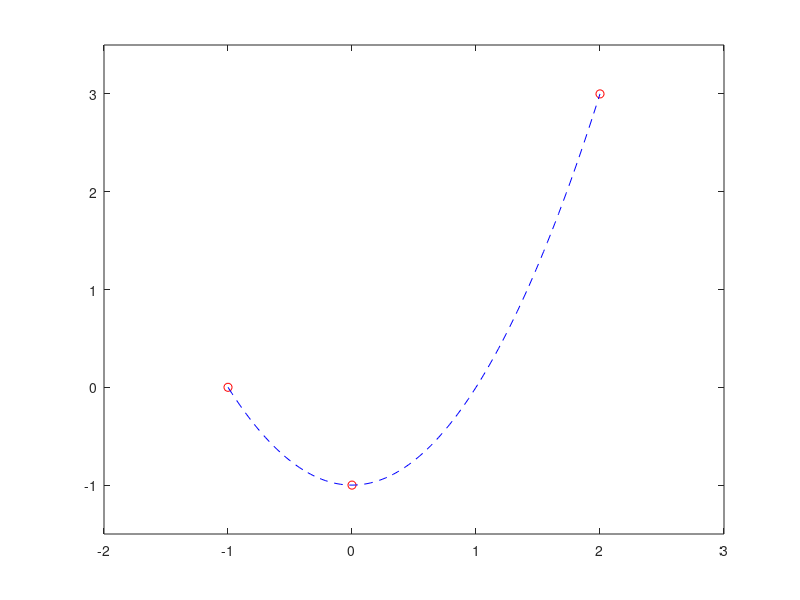

Write the MATLAB code that produced this figure.
%% Exercise : Fitting polynomials
x = [-1 0 2];
y = [0 -1 3];
p = polyfit(x, y, 2);

x_fir = linspace(min(x), max(x), 100);
y_fir = polyval(p, x_fir);

figure;
plot(x, y, 'ro');
xlim([-2 3]);
ylim([-1.5 3.5]);
hold on;
plot(x_fir, y_fir, 'b--');
hold off;